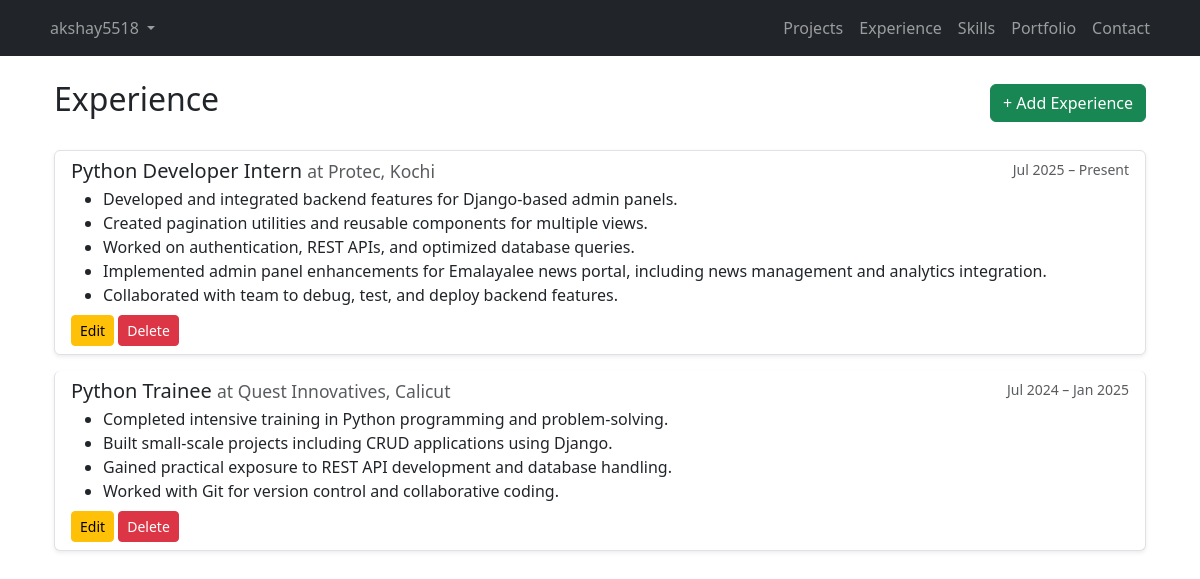
Page /experience/ (signed in) on the committed database.
### Portfolio_App/models.py (models this page shows, shortened)
class Experience(models.Model):
    company = models.CharField(max_length=200)
    role = models.CharField(max_length=200)
    time = models.CharField(max_length=100)
    work_done = models.JSONField()

### Portfolio_Admin_App/views.py (the view)
# urls.py: path('experience/', experience_dashboard, name='experience'),
@csrf_exempt
@login_required(login_url='login')
def experience_dashboard(request):
    experiences = Experience.objects.all()
    return render(request, 'experience.html', {'experiences': experiences})

### Portfolio_Admin_App/templates/experience.html (shortened to what this page needs)
{% extends "base.html" %}
{% block content %}
<div class="container">
    <div class="d-flex justify-content-between align-items-center mb-4">
        <h2>Experience</h2>
        <a href="{% url 'experience_create' %}" class="btn btn-success">+ Add Experience</a>
    </div>
    {% if experiences %}
        <div class="list-group">
            {% for exp in experiences %}
                <div class="list-group-item mb-3 shadow-sm rounded">
                    <div class="d-flex justify-content-between">
                        <h5 class="mb-1">{{ exp.role }} <small class="text-muted">at {{ exp.company }}</small></h5>
                        <small class="text-muted">{{ exp.time }}</small>
                    </div>
                    <ul class="mb-2">
                        {% for task in exp.work_done %}
                            <li>{{ task }}</li>
                        {% endfor %}
                    </ul>
                    <div>
                        <a href="{% url 'experience_edit' exp.id %}" class="btn btn-sm btn-warning">Edit</a>
                        <a href="{% url 'experience_delete' exp.id %}" class="btn btn-sm btn-danger"
                           onclick="return confirm('Are you sure you want to delete this experience?');">
                           Delete
                        </a>
                    </div>
                </div>
            {% endfor %}
        </div>
    {% else %}
        <p>No experience added yet.</p>
    {% endif %}
</div>
{% endblock %}

### Portfolio_Admin_App/templates/base.html (shortened to what this page needs)
<!DOCTYPE html>
<html lang="en">
<head>
    <link rel="stylesheet" href="https://cdn.jsdelivr.net/npm/bootstrap@5.3.2/dist/css/bootstrap.min.css">
</head>
<body>
    <nav class="navbar navbar-expand-lg navbar-dark bg-dark">
        <div class="container">
            {% if request.user.is_authenticated %}
            <ul class="navbar-nav me-auto">
                <li class="nav-item dropdown">
                    <a class="nav-link dropdown-toggle" href="#" id="userDropdown" role="button"
                       data-bs-toggle="dropdown" aria-expanded="false">
                        {{ request.user.username }}
                    </a>
                </li>
            </ul>
            {% else %}
            <a class="navbar-brand" href="#">AdminApp</a>
            {% endif %}
            {% if request.user.is_authenticated %}
            <ul class="navbar-nav ms-auto">
                <li class="nav-item"><a class="nav-link" href="{% url 'projects' %}">Projects</a></li>
                <li class="nav-item"><a class="nav-link" href="{% url 'experience' %}">Experience</a></li>
                <li class="nav-item"><a class="nav-link" href="{% url 'skills' %}">Skills</a></li>
                <li class="nav-item"><a class="nav-link" href="{% url 'portfolio' %}">Portfolio</a></li>
                <li class="nav-item"><a class="nav-link" href="{% url 'contact' %}">Contact</a></li>
            </ul>
            {% endif %}
        </div>
    </nav>
    <div class="container mt-4">
        {% block content %}
        {% endblock %}
    </div>
</body>
</html>

### rows in the picture
Experience: role "Python Developer Intern", company "Protec, Kochi", time "Jul 2025 – Present", work_done "Developed and integrated backend features for Django-based admin panels." "Created pagination utilities and reusable components for multiple views." "Worked on authentication, REST APIs, and optimized database queries." "Implemented admin panel enhancements for Emalayalee news portal, including news management and analytics integration." "Collaborated with team to debug, test, and deploy backend features."
Experience: role "Python Trainee", company "Quest Innovatives, Calicut", time "Jul 2024 – Jan 2025", work_done "Completed intensive training in Python programming and problem-solving." "Built small-scale projects including CRUD applications using Django." "Gained practical exposure to REST API development and database handling." "Worked with Git for version control and collaborative coding."

### other values in the picture
{{ request.user.username }} "akshay5518"
